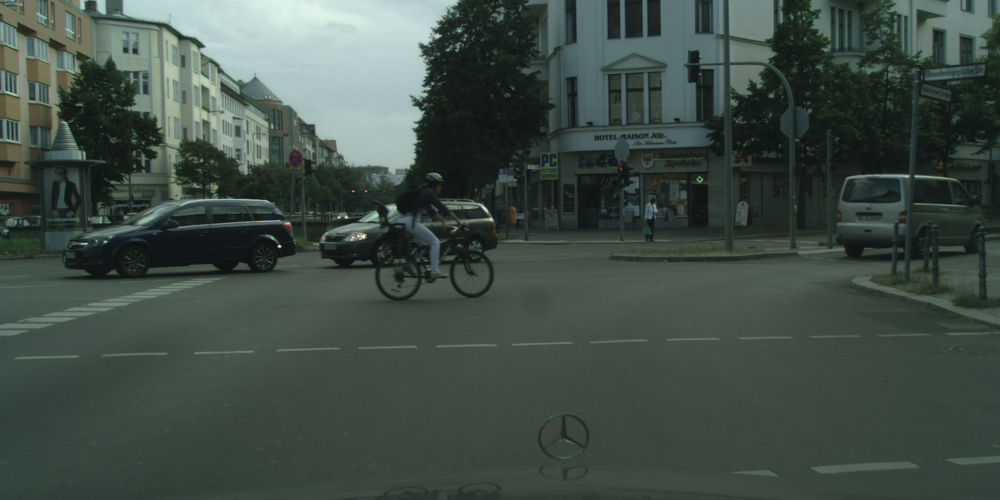
#> input picture Part 1/tfl_images_for_part_1/berlin_000003_000019_leftImg8bit.png, 1000 x 500 px, shrunk from 2048 x 1024 before the run; its folder holds only this picture in this run
$ python run_attention.py --image tfl_images_for_part_1/berlin_000003_000019_leftImg8bit.png --dir tfl_images_for_part_1
#> lines starting #> are read from the running program, lines starting #| are printed output that depends on the picture
#> in test_find_tfl_lights, image is the input picture: shape (500, 1000, 3); mean R, G, B 64.3, 77.4, 70.6
try:
    import os
    import json
    import glob
    import argparse

    import numpy as np
    from scipy import signal as sg
    from skimage.feature import peak_local_max
    from PIL import Image

    import matplotlib.pyplot as plt
except ImportError:
    print("Need to fix the installation")
    raise


def find_tfl_lights(c_image: np.ndarray, **kwargs):

    green = c_image[:, :, 1]
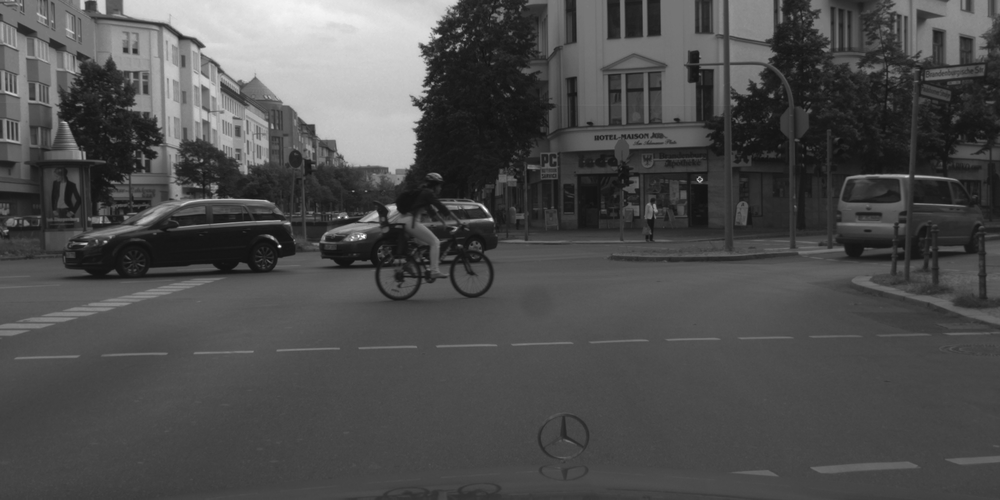
#> green: shape (500, 1000); min 18, max 255, mean 77.4
    red = c_image[:, :, 0]
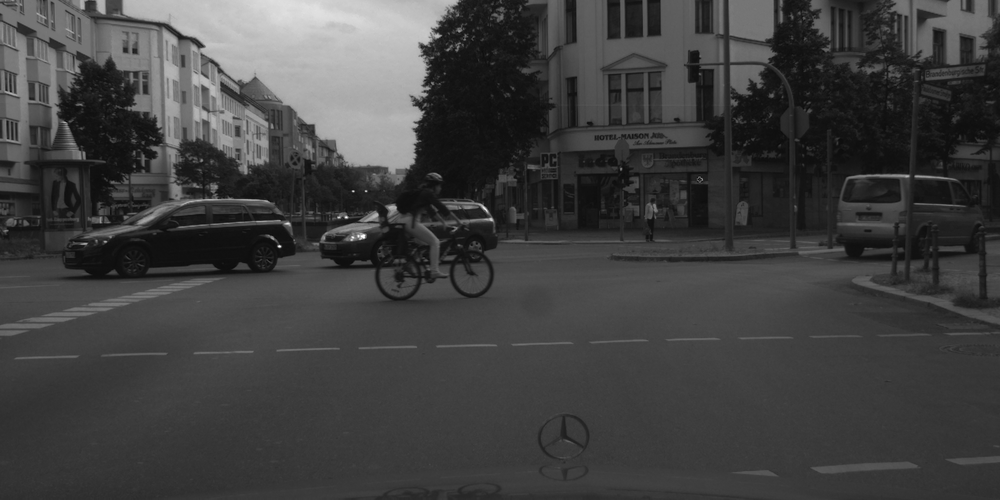
#> red: shape (500, 1000); min 8, max 255, mean 64.3

    filter_for_green = np.array([[-2, -2, -2, -2, -2],
                                [-2, -2, -2, -2, -2],
                                [-2, -1, -0.5, -1, -2],
                                [-1, 3, 5, 3, -1],
                                [-0.5, 5, 6, 5, -0.5],
                                [-1, 3, 5, 3, -1],
                                [-2, -1, -0.5, -1, -2]])

    filter_for_red = np.array([[-2, -1, -0.5, -1, -2],
                               [-1, 3, 5, 3, -1],
                               [-0.5, 5, 6, 5, -0.5],
                               [-1, 3, 5, 3, -1],
                               [-2, -1, -0.5, -1, -2],
                               [-2, -2, -2, -2, -2],
                               [-2, -2, -2, -2, -2]])


    green_processed_image = sg.convolve2d(green, filter_for_green)
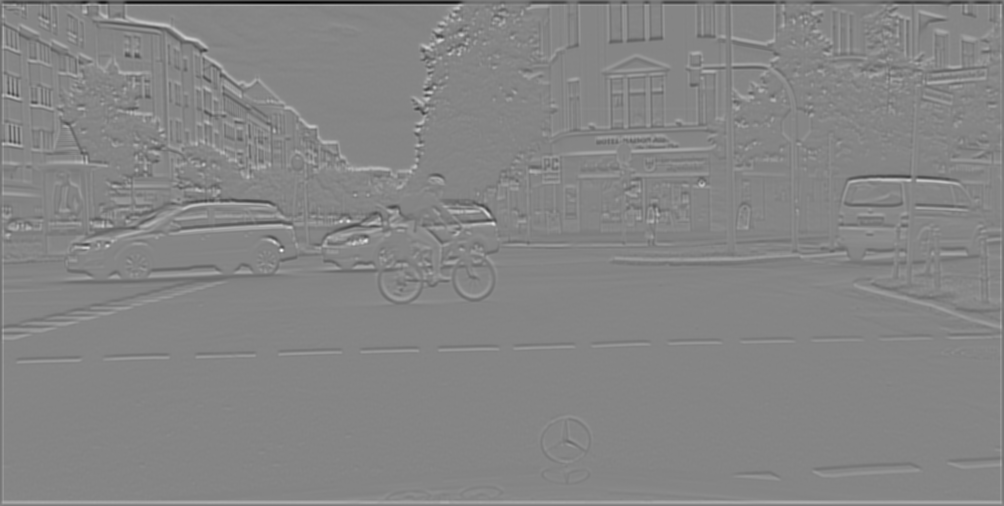
#> green_processed_image: shape (506, 1004) float64; min -6418, max 5859.5, mean 0; drawn with min black and max white
    red_processed_image = sg.convolve2d(red, filter_for_red)
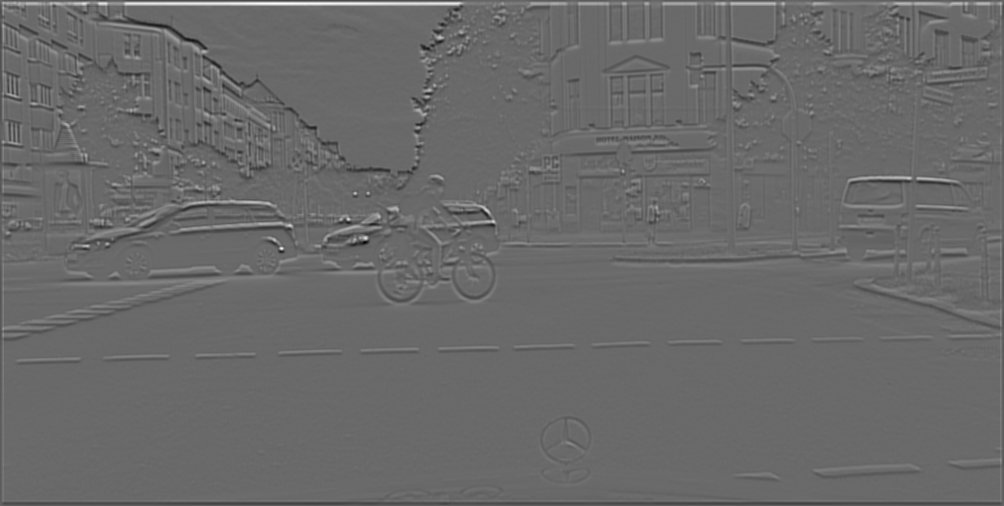
#> red_processed_image: shape (506, 1004) float64; min -4202.5, max 5906.5, mean 0; drawn with min black and max white

    coordinates_red = peak_local_max(red_processed_image, min_distance=20, num_peaks=10)
#> coordinates_red = [[248, 281], [238, 365], [221, 493], [225, 289], [178, 909], [193, 355], [37, 440], [202, 252], [90, 429], [245, 87]]
    coordinates_green = peak_local_max(green_processed_image, min_distance=20, num_peaks=10)
#> coordinates_green = [[250, 281], [240, 365], [223, 493], [40, 440], [245, 107], [38, 187], [92, 429], [180, 918], [24, 159], [126, 310]]

    red_x = [i[1] for i in coordinates_red]
#> red_x = [281, 365, 493, 289, 909, 355, 440, 252, 429, 87]
    red_y = [i[0] for i in coordinates_red]
#> red_y = [248, 238, 221, 225, 178, 193, 37, 202, 90, 245]
    green_x = [i[1] for i in coordinates_green]
#> green_x = [281, 365, 493, 440, 107, 187, 429, 918, 159, 310]
    green_y = [i[0] for i in coordinates_green]
#> green_y = [250, 240, 223, 40, 245, 38, 92, 180, 24, 126]

    return red_x, red_y, green_x, green_y


def show_image_and_gt(image, objs, fig_num=None):
    plt.figure(fig_num).clf()
    plt.imshow(image)
    labels = set()
    if objs is not None:
        for o in objs:
            poly = np.array(o['polygon'])[list(np.arange(len(o['polygon']))) + [0]]
            plt.plot(poly[:, 0], poly[:, 1], 'r', label=o['label'])
            labels.add(o['label'])
        if len(labels) > 1:
            plt.legend()


def test_find_tfl_lights(image_path, json_path=None, fig_num=None):
    image = np.array(Image.open(image_path))
    if json_path is None:
        objects = None
    else:
        gt_data = json.load(open(json_path))
        what = ['traffic light']
        objects = [o for o in gt_data['objects'] if o['label'] in what]

    show_image_and_gt(image, objects, fig_num)

    red_x, red_y, green_x, green_y = find_tfl_lights(image, some_threshold=42)
#> red_x = [281, 365, 493, 289, 909, 355, 440, 252, 429, 87]; red_y = [248, 238, 221, 225, 178, 193, 37, 202, 90, 245]; green_x = [281, 365, 493, 440, 107, 187, 429, 918, 159, 310]; green_y = [250, 240, 223, 40, 245, 38, 92, 180, 24, 126]
    plt.plot(red_x, red_y, 'ro', color='r', markersize=4)
    plt.plot(green_x, green_y, 'ro', color='g', markersize=4)
    plt.show(block=True)
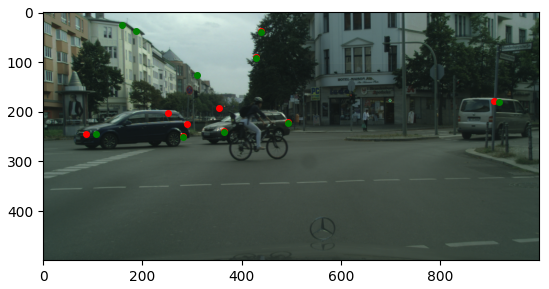
#> figure drawn by matplotlib, 1 panel

def main(argv=None):
    """It's nice to have a standalone tester for the algorithm.
    Consider looping over some images from here, so you can manually examine the results
    Keep this functionality even after you have all system running, because you sometime want to debug/improve a module
    :param argv: In case you want to programmatically run this"""
    parser = argparse.ArgumentParser("Test TFL attention mechanism")
    parser.add_argument('-i', '--image', type=str, help='Path to an image')
    parser.add_argument("-j", "--json", type=str, help="Path to json GT for comparison")
    parser.add_argument('-d', '--dir', type=str, help='Directory to scan images in')
    args = parser.parse_args(argv)
    default_base = 'tfl_images_for_part_1'
    if args.dir is None:
        args.dir = default_base
    flist = glob.glob(os.path.join(args.dir, '*_leftImg8bit.png'))
    for i, image in enumerate(flist):
        json_fn = image.replace('_leftImg8bit.png', '_gtFine_polygons.json')
        if not os.path.exists(json_fn):
            json_fn = None
        test_find_tfl_lights(image, json_fn, i)
    if len(flist):
        print("You should now see some images, with the ground truth marked on them. Close all to quit.")
    else:
        print("Bad configuration?? Didn't find any picture to show")
    plt.show(block=True)


if __name__ == '__main__':
    main()

$ run again, on Part 1/tfl_images_for_part_1/mainz_000003_010880_leftImg8bit.png
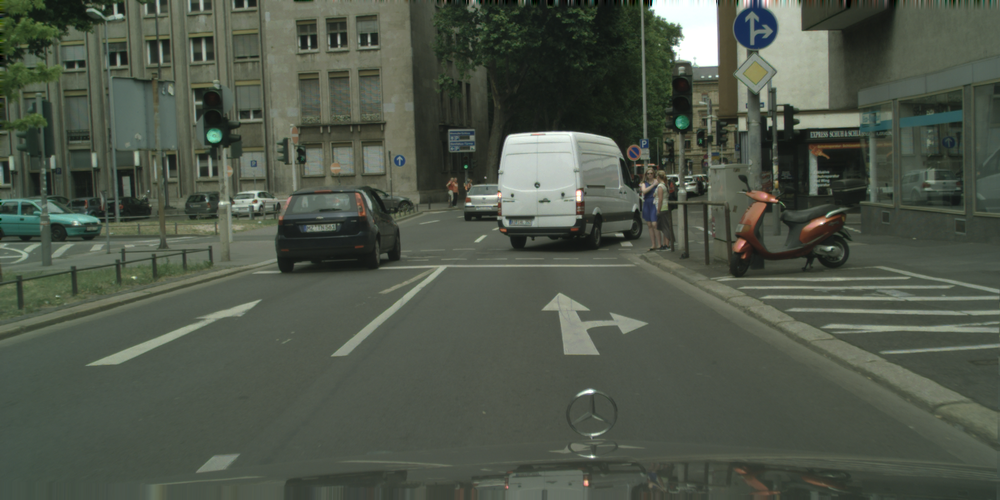
#> input picture Part 1/tfl_images_for_part_1/mainz_000003_010880_leftImg8bit.png, 1000 x 500 px, shrunk from 2048 x 1024 before the run
#> in test_find_tfl_lights, image is the input picture: shape (500, 1000, 3); mean R, G, B 78.9, 86.5, 73.8
#> in find_tfl_lights, `red_processed_image = sg.convolve2d(red, filter_for_red)`:
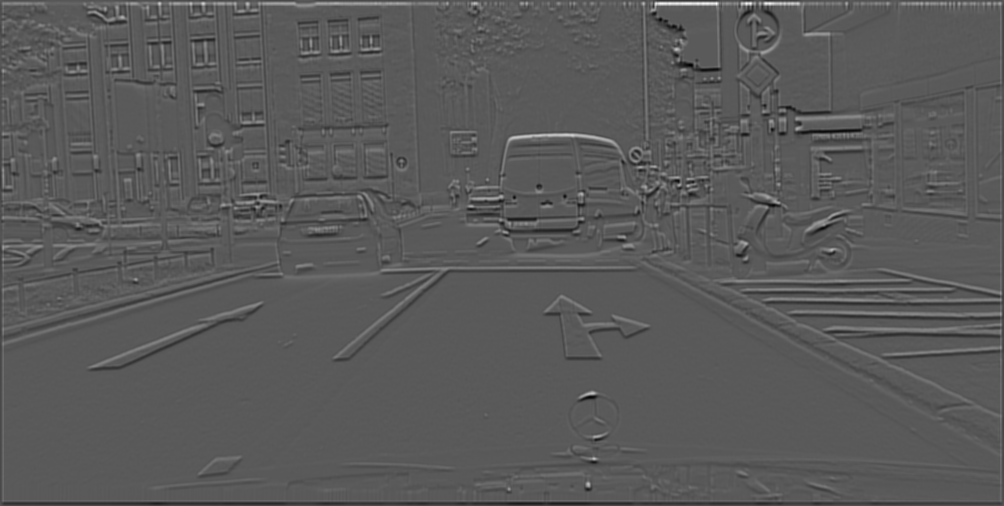
#> red_processed_image: shape (506, 1004) float64; min -3997.5, max 7323.5, mean 0; drawn with min black and max white
#> coordinates_red = [[135, 572], [135, 539], [393, 592], [49, 676], [458, 594], [484, 588], [249, 831], [194, 581], [243, 745], [196, 501]]
#> coordinates_green = [[203, 580], [395, 593], [227, 823], [460, 594], [179, 677], [68, 718], [208, 471], [63, 688], [144, 213], [252, 831]]
#> in find_tfl_lights, `red_x = [i[1] for i in coordinates_red]`: red_x = [572, 539, 592, 676, 594, 588, 831, 581, 745, 501]
#> in find_tfl_lights, `red_y = [i[0] for i in coordinates_red]`: red_y = [135, 135, 393, 49, 458, 484, 249, 194, 243, 196]
#> in find_tfl_lights, `green_x = [i[1] for i in coordinates_green]`: green_x = [580, 593, 823, 594, 677, 718, 471, 688, 213, 831]
#> in find_tfl_lights, `green_y = [i[0] for i in coordinates_green]`: green_y = [203, 395, 227, 460, 179, 68, 208, 63, 144, 252]
#> in test_find_tfl_lights, `red_x, red_y, green_x, green_y = find_tfl_lights(image, some_threshold..`: red_x = [572, 539, 592, 676, 594, 588, 831, 581, 745, 501]; red_y = [135, 135, 393, 49, 458, 484, 249, 194, 243, 196]; green_x = [580, 593, 823, 594, 677, 718, 471, 688, 213, 831]; green_y = [203, 395, 227, 460, 179, 68, 208, 63, 144, 252]
#> in test_find_tfl_lights, `plt.show(block=True)`:
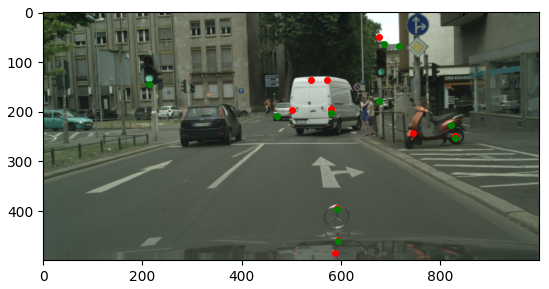
#> figure drawn by matplotlib, 1 panel

$ run again, on Part 1/tfl_images_for_part_1/munster_000003_000019_leftImg8bit.png
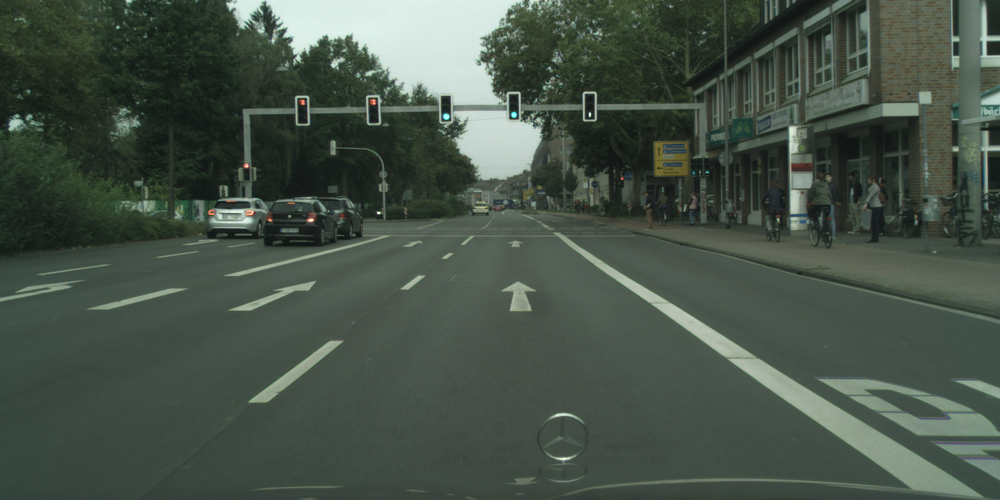
#> input picture Part 1/tfl_images_for_part_1/munster_000003_000019_leftImg8bit.png, 1000 x 500 px, shrunk from 2048 x 1024 before the run
#> in test_find_tfl_lights, image is the input picture: shape (500, 1000, 3); mean R, G, B 70.2, 82.8, 71.8
#> in find_tfl_lights, `red_processed_image = sg.convolve2d(red, filter_for_red)`:
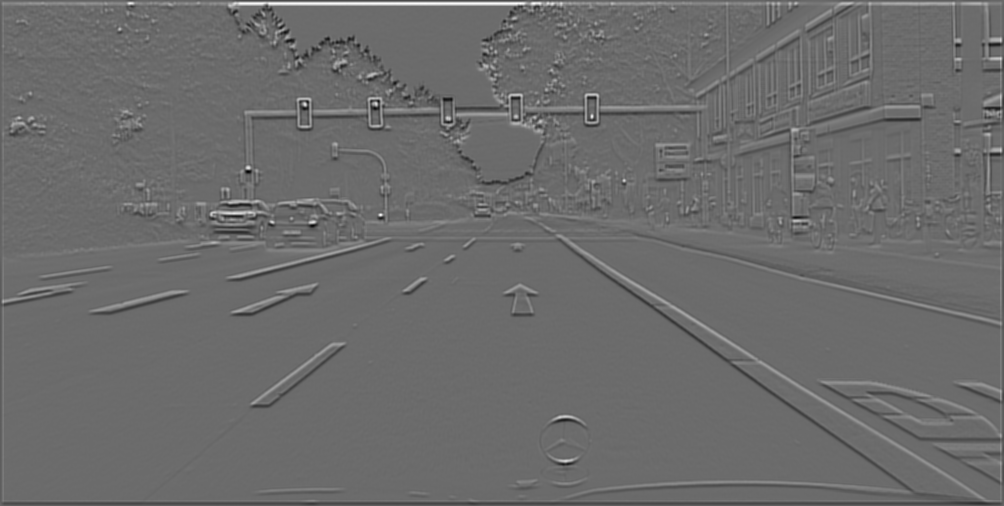
#> red_processed_image: shape (506, 1004) float64; min -4404, max 5994.5, mean 0; drawn with min black and max white
#> coordinates_red = [[214, 380], [116, 592], [213, 234], [167, 248], [104, 305], [222, 312], [103, 376], [180, 624], [222, 272], [460, 566]]
#> coordinates_green = [[216, 380], [118, 591], [224, 313], [170, 248], [119, 516], [121, 449], [418, 565], [462, 566], [96, 593], [39, 288]]
#> in find_tfl_lights, `red_x = [i[1] for i in coordinates_red]`: red_x = [380, 592, 234, 248, 305, 312, 376, 624, 272, 566]
#> in find_tfl_lights, `red_y = [i[0] for i in coordinates_red]`: red_y = [214, 116, 213, 167, 104, 222, 103, 180, 222, 460]
#> in find_tfl_lights, `green_x = [i[1] for i in coordinates_green]`: green_x = [380, 591, 313, 248, 516, 449, 565, 566, 593, 288]
#> in find_tfl_lights, `green_y = [i[0] for i in coordinates_green]`: green_y = [216, 118, 224, 170, 119, 121, 418, 462, 96, 39]
#> in test_find_tfl_lights, `red_x, red_y, green_x, green_y = find_tfl_lights(image, some_threshold..`: red_x = [380, 592, 234, 248, 305, 312, 376, 624, 272, 566]; red_y = [214, 116, 213, 167, 104, 222, 103, 180, 222, 460]; green_x = [380, 591, 313, 248, 516, 449, 565, 566, 593, 288]; green_y = [216, 118, 224, 170, 119, 121, 418, 462, 96, 39]
#> in test_find_tfl_lights, `plt.show(block=True)`:
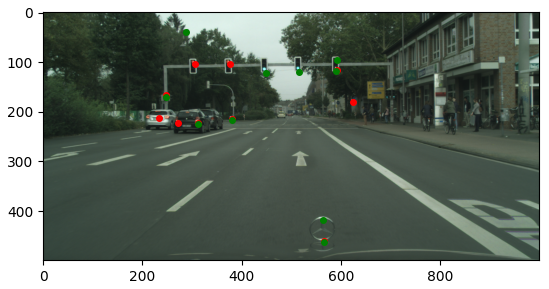
#> figure drawn by matplotlib, 1 panel

$ run again, on Part 1/tfl_images_for_part_1/bremen_000116_000019_leftImg8bit.png
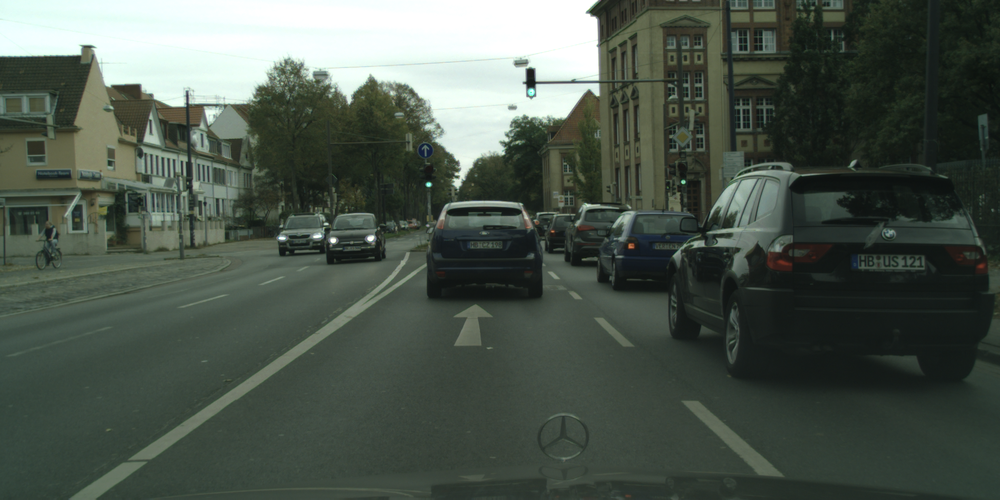
#> input picture Part 1/tfl_images_for_part_1/bremen_000116_000019_leftImg8bit.png, 1000 x 500 px, shrunk from 2048 x 1024 before the run
#> in test_find_tfl_lights, image is the input picture: shape (500, 1000, 3); mean R, G, B 76.5, 86.6, 77.1
#> in find_tfl_lights, `red_processed_image = sg.convolve2d(red, filter_for_red)`:
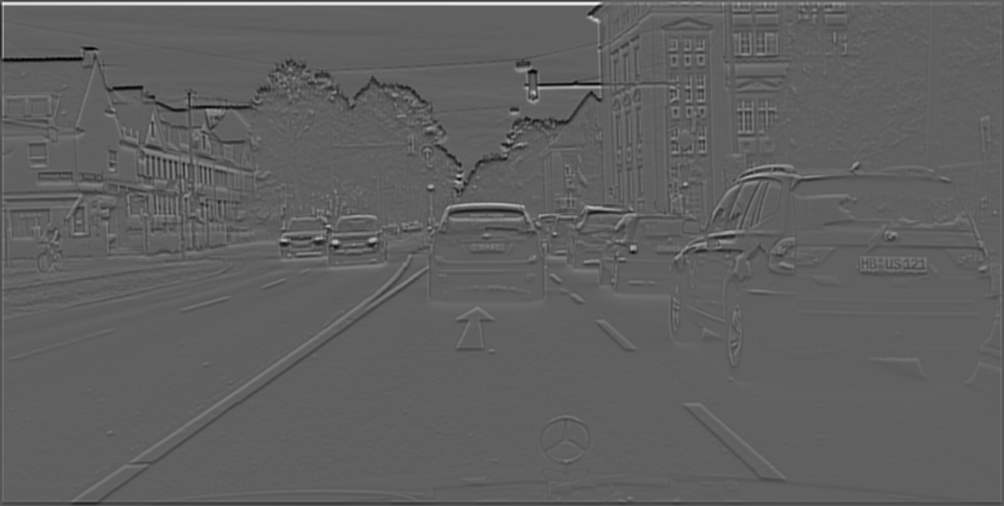
#> red_processed_image: shape (506, 1004) float64; min -4342, max 7137.5, mean 0; drawn with min black and max white
#> coordinates_red = [[92, 533], [241, 336], [207, 590], [239, 374], [204, 501], [240, 285], [204, 476], [175, 458], [176, 750], [87, 599]]
#> coordinates_green = [[188, 430], [186, 685], [57, 81], [242, 285], [58, 50], [245, 336], [86, 133], [98, 599], [243, 371], [70, 534]]
#> in find_tfl_lights, `red_x = [i[1] for i in coordinates_red]`: red_x = [533, 336, 590, 374, 501, 285, 476, 458, 750, 599]
#> in find_tfl_lights, `red_y = [i[0] for i in coordinates_red]`: red_y = [92, 241, 207, 239, 204, 240, 204, 175, 176, 87]
#> in find_tfl_lights, `green_x = [i[1] for i in coordinates_green]`: green_x = [430, 685, 81, 285, 50, 336, 133, 599, 371, 534]
#> in find_tfl_lights, `green_y = [i[0] for i in coordinates_green]`: green_y = [188, 186, 57, 242, 58, 245, 86, 98, 243, 70]
#> in test_find_tfl_lights, `red_x, red_y, green_x, green_y = find_tfl_lights(image, some_threshold..`: red_x = [533, 336, 590, 374, 501, 285, 476, 458, 750, 599]; red_y = [92, 241, 207, 239, 204, 240, 204, 175, 176, 87]; green_x = [430, 685, 81, 285, 50, 336, 133, 599, 371, 534]; green_y = [188, 186, 57, 242, 58, 245, 86, 98, 243, 70]
#> in test_find_tfl_lights, `plt.show(block=True)`:
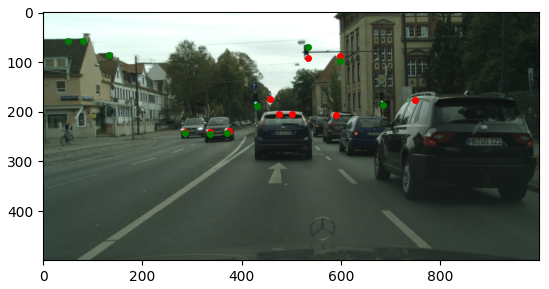
#> figure drawn by matplotlib, 1 panel
